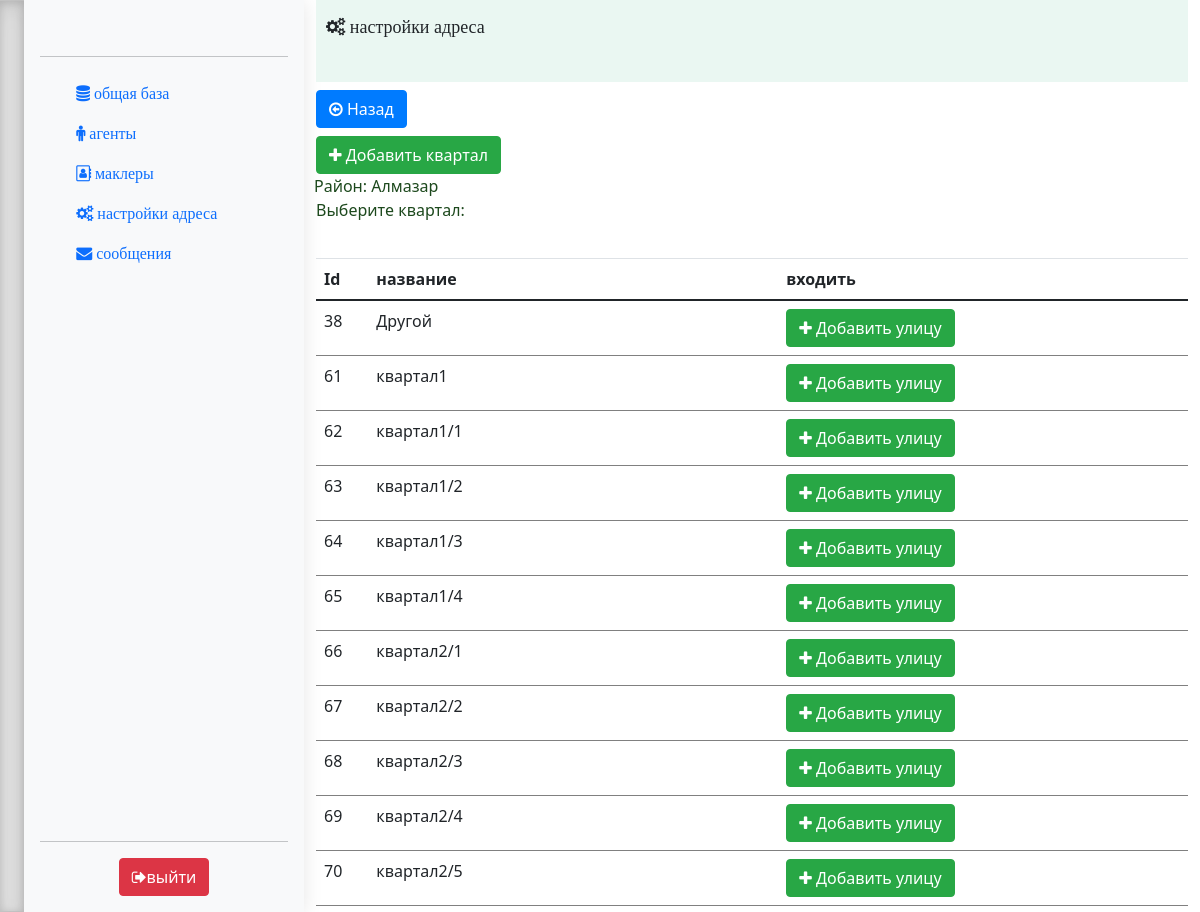
The page /quarters.php?id_region=42&&name_region=Алмазар (signed in) on the database its author committed.
### tables this page shows
CREATE TABLE IF NOT EXISTS `quarters` (
  `id` int(50) NOT NULL,
  `id_region` int(50) NOT NULL,
  `name_quarter` varchar(50) NOT NULL
);

### quarters.php (the view, shortened to what this page needs)
<?php
include('settings.php');
include('bot_lib.php');
if(isset($_GET['id_region'])){
    $id_region = $_GET['id_region'];
  }
if(isset($_GET['name_region'])){
  $name_region = $_GET['name_region'];
}
?>
<!doctype html>
<html lang="en">
  <?php include 'partSite/header.php'; ?>
  <body>
  <main>
  <?php include 'partSite/leftSite.php'; ?>
   <div class="container" style="overflow-x: auto;">
    <div style="width: 100%; height: 9%; background-color: #Eaf7f2;">
      <span style="position: relative;display: inline-block;font-size: 18px;padding: 13px 0 0 10px;border-left-width: 10px;">
      <i class="fa fa-cogs" aria-hidden="true">
            настройки адреса
            </i>
      </span><br>
    </div>
    <div>
                <a href="address_settings.php">
                  <button class="mt-2 btn btn-primary">
                  <i class="fa fa-arrow-circle-o-left" aria-hidden="true"></i>
                      Назад
                  </button>
                </a>
        </div>
    <div>
        <a href="https://gstrategy.galaxytest.xyz/add_quarter.php?id_region=<?=$id_region?>&&name_region=<?=$name_region?>">
          <button class="mt-2 btn btn-success">
          <i class="fa fa-plus" aria-hidden="true"></i>
            Добавить квартал
          </button>
        </a>
    </div>
    <div>
      <span style="position: relative; margin: 0px 0px 0px -2px;font-size: 16px;color: #1d491d;">
      Район: <?php if (isset($name_region)) {echo $name_region;}?> <br> Выберите квартал:
      </span>
    </div>
    <?php
        $query = "SELECT * FROM quarters WHERE id_region='$id_region'";
        $rs_result = mysqli_query ($connect, $query);
    ?>
        <table class="table">
          <thead>
            <tr>
              <th style="width:6%">Id</th>
              <th style="width:47%">название</th>
              <th style="width:47%">входить</th>
            </tr>
          </thead>
          <tbody>
    <?php
            while ($row = mysqli_fetch_array($rs_result)) {
            ?>
            <tr>
            <td><?php echo $row["id"]; ?></td>
            <td><?php echo $row["name_quarter"]; ?></td>
            <td>
                <a href="street.php?id_quarter=<?=$row["id"]?>&&id_region=<?=$id_region?>&&name_region=<?=$name_region?>&&name_quarter=<?=$row["name_quarter"]?>" role="button"><button class="btn btn-success"><i class="fa fa-plus" aria-hidden="true"></i> Добавить улицу</button></a>
            </td>
            </tr>
            <?php
                };
            ?>
          </tbody>
        </table>
</div>
  </main>
  </body>
</html>

### css/sidebars.css (style rules this page uses)
body { min-height: 100vh; min-height: -webkit-fill-available; }
html { height: -webkit-fill-available; }
main { display: flex; flex-wrap: nowrap; height: 100vh; height: -webkit-fill-available; max-height: 100vh; overflow-x: auto; overflow-y: hidden; }

### css/style.css (style rules this page uses)
a:link { text-decoration: none; }

### rows shown on the page
quarters: id "38", name_quarter "Другой"
quarters: id "61", name_quarter "квартал1"
quarters: id "62", name_quarter "квартал1/1"
quarters: id "63", name_quarter "квартал1/2"
quarters: id "64", name_quarter "квартал1/3"
quarters: id "65", name_quarter "квартал1/4"
quarters: id "66", name_quarter "квартал2/1"
quarters: id "67", name_quarter "квартал2/2"
quarters: id "68", name_quarter "квартал2/3"
quarters: id "69", name_quarter "квартал2/4"
quarters: id "70", name_quarter "квартал2/5"

### other values the page prints
$name_region "Алмазар"
